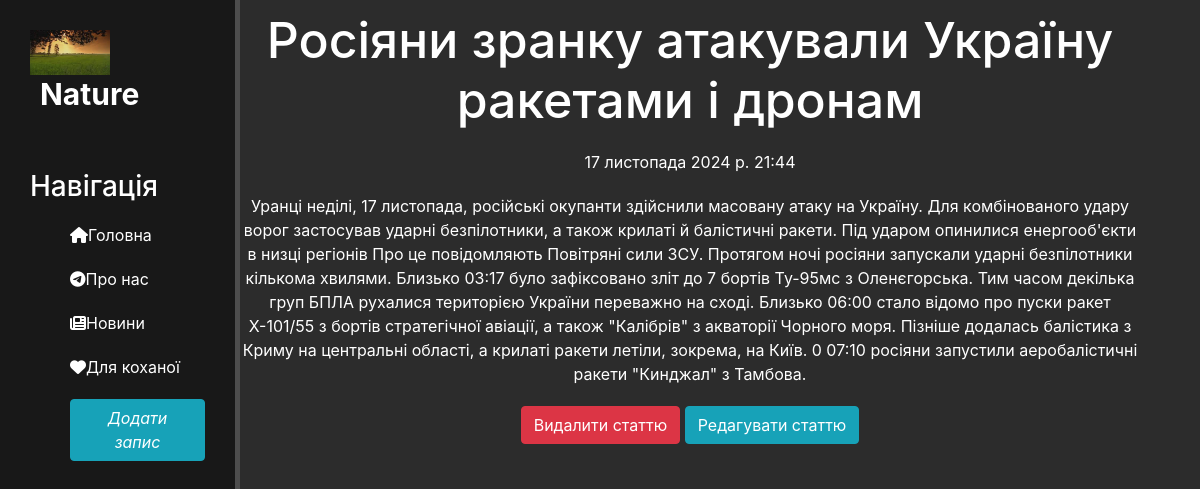
The page /news/2 on the database its author committed.
### news/models.py (models this page shows, shortened)
class Articles(models.Model):
    title = models.CharField('Заголовок', max_length = 50)
    anons = models.CharField('Анонс', max_length = 250)
    full_text = models.TextField('Стаття')
    date = models.DateTimeField('Дата публікації')
    class Meta:
        verbose_name = 'Новина'
        verbose_name_plural = 'Новини'

### news/views.py (the view)
# urls.py: path('<int:pk>', views.NewsDetailView.as_view(), name = 'news-detail'),
class NewsDetailView(DetailView):
    model = Articles
    template_name = 'news/details_view.html'
    context_object_name = 'article'

### news/templates/news/details_view.html (shortened to what this page needs)
{% extends 'main/layout.html' %}
{% block content %}
    <div class="features">
        <h1>{{ article.title }}</h1>
        <p>{{ article.date }}</p>
        <p>{{ article.full_text }}</p>
        <a href="{% url 'news-delete' article.id %}" class="btn btn-danger">Видалити статтю</a>
        <a href="{% url 'news-update' article.id %}" class="btn btn-info">Редагувати статтю</a>
    </div>
{% endblock %}

### main/static/main/css/main.css (style rules this page uses)
body { background: #2c2c2c; }
main .features { float: left; color: #fff; margin-top: 10px; text-align: center; width: 75%; }
main .features h1 { font-size: 50px; }
main .features p { max_width: 400px; margin: 20px auto; }

### rows shown on the page
Articles: title "Росіяни зранку атакували Україну ракетами і дронам", date "17 листопада 2024 р. 21:44", full_text "Уранці неділі, 17 листопада, російські окупанти здійснили масовану атаку на Україну. Для комбінованого удару ворог застосував ударні безпілотники, а також крилаті й балістичні ракети. Під ударом опинилися енергооб'єкти в низці регіонів Про це повідомляють Повітряні сили ЗСУ. Протягом ночі росіяни запускали ударні безпілотники кількома хвилями. Близько 03:17 було зафіксовано зліт до 7 бортів Ту-95мс з Оленєгорська. Тим часом декілька груп БПЛА рухалися територією України переважно на сході. Близько 06:00 стало відомо про пуски ракет Х-101/55 з бортів стратегічної авіації, а також \"Калібрів\" з акваторії Чорного моря. Пізніше додалась балістика з Криму на центральні області, а крилаті ракети…"
